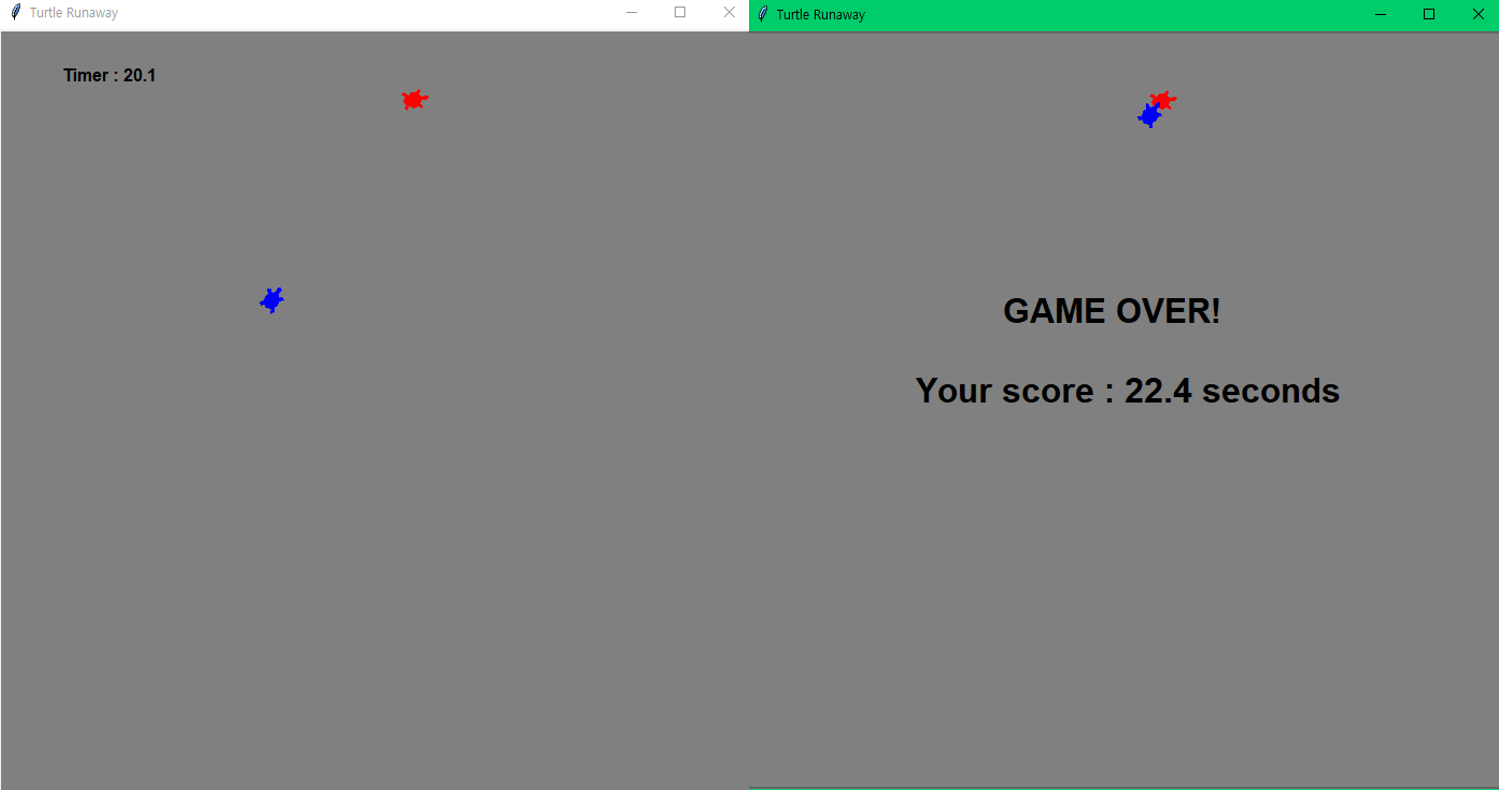

The Python source for this figure:
# This example is not working in Spyder directly (F5 or Run)
# Please type '!python turtle_runaway.py' on IPython console in your Spyder.
import tkinter as tk
import turtle, random, math, time

class RunawayGame:
    def __init__(self, canvas, runner, chaser, catch_radius=30):
        self.canvas = canvas
        self.runner = runner
        self.chaser = chaser
        self.catch_radius2 = catch_radius**2
        self.start_time = time.time()
        self.paused = False

        # Initialize 'runner' and 'chaser'
        self.runner.shape('turtle')
        self.runner.color('blue')
        self.runner.penup()

        self.chaser.shape('turtle')
        self.chaser.color('red')
        self.chaser.penup()

        # Instantiate an another turtle for drawing
        self.drawer = turtle.RawTurtle(canvas)
        self.drawer.hideturtle()
        self.drawer.penup()

    def is_catched(self):
        p = self.runner.pos()
        q = self.chaser.pos()
        dx, dy = p[0] - q[0], p[1] - q[1]
        return dx**2 + dy**2 < self.catch_radius2

    def start(self, init_dist=400, ai_timer_msec=50):
        self.runner.setpos((-init_dist / 2, 0))
        self.runner.setheading(0)
        self.chaser.setpos((+init_dist / 2, 0))
        self.chaser.setheading(180)

        # TODO) You can do something here and follows.
        self.ai_timer_msec = ai_timer_msec
        self.canvas.ontimer(self.step, self.ai_timer_msec)

    def step(self):

        if(self.paused) :
            return
        
        self.runner.run_ai(self.chaser.pos(), self.chaser.heading())
        self.chaser.run_ai(self.runner.pos(), self.runner.heading())
        self.now_time = time.time() - self.start_time

        # TODO) You can do something here and follows.
        is_catched = self.is_catched()
        self.drawer.undo()
        self.drawer.penup()
        self.drawer.setpos(-300, 300)
        self.drawer.write(f'  Timer : {self.now_time:.1f}', font=('Arial', 12, 'bold'))

        if(is_catched) :
            self.paused = True
            self.display_score()
            return

        # Note) The following line should be the last of this function to keep the game playing
        self.canvas.ontimer(self.step, self.ai_timer_msec)

    def display_score(self):

        end_time = time.time()
        survived_time = end_time - self.start_time

        self.drawer.clear()
        self.drawer.setpos(0,0)
        self.drawer.write(f'          GAME OVER!\n\n Your score : {survived_time:.1f} seconds', align='center', font=('Arial', 24, 'bold'))

class ManualMover(turtle.RawTurtle):
    def __init__(self, canvas, step_move=10, step_turn=10):
        super().__init__(canvas)
        self.step_move = step_move
        self.step_turn = step_turn

        # Register event handlers
        canvas.onkeypress(lambda: self.forward(self.step_move), 'Up')
        canvas.onkeypress(lambda: self.backward(self.step_move), 'Down')
        canvas.onkeypress(lambda: self.left(self.step_turn), 'Left')
        canvas.onkeypress(lambda: self.right(self.step_turn), 'Right')
        canvas.listen()

    def run_ai(self, opp_pos, opp_heading):
        pass

class RandomMover(turtle.RawTurtle):
    def __init__(self, canvas, step_move=15, step_turn=15):
        super().__init__(canvas)
        self.step_move = step_move
        self.step_turn = step_turn

    def run_ai(self, opp_pos, opp_heading):
        
        runner_pos = self.pos()
        dx = opp_pos[0] - runner_pos[0]
        dy = opp_pos[1] - runner_pos[1]
       
        angle_to_opponent = math.degrees(math.atan2(dy, dx))
        heading_diff = angle_to_opponent - self.heading()

        if heading_diff > 180:
            heading_diff -= 360
        elif heading_diff < -180:
            heading_diff += 360
      
        if abs(heading_diff) < self.step_turn:
            self.setheading(angle_to_opponent)
            self.forward(self.step_move)
        elif heading_diff > 0:
            self.left(self.step_turn)
        else:
            self.right(self.step_turn)

if __name__ == '__main__':
    # Use 'TurtleScreen' instead of 'Screen' to prevent an exception from the singleton 'Screen'
    root = tk.Tk()
    canvas = tk.Canvas(root, width=700, height=700)
    canvas.pack()
    root.title("Turtle Runaway")

    screen = turtle.TurtleScreen(canvas)
    screen.bgcolor("#808080")

    # TODO) Change the follows to your turtle if necessary
    runner = RandomMover(screen)
    chaser = ManualMover(screen)

    game = RunawayGame(screen, runner, chaser)
    game.start()
    screen.mainloop()
